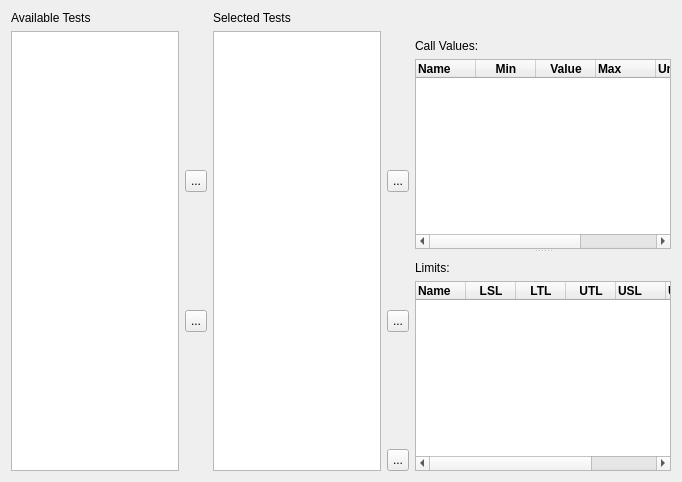
       <widget class="QWidget" name="testProgramTab">
        <attribute name="title">
         <string>Sequence</string>
        </attribute>
        <attribute name="toolTip">
         <string>Edit the test program propper</string>
        </attribute>
        <layout class="QGridLayout" name="gridLayout">
         <item row="0" column="1">
          <widget class="QLabel" name="availableLabel">
           <property name="text">
            <string>Available Tests</string>
           </property>
          </widget>
         </item>
         <item row="1" column="2">
          <layout class="QVBoxLayout" name="buttonsAddRemoveLayout">
           <item>
            <widget class="QLabel" name="label">
             <property name="sizePolicy">
              <sizepolicy hsizetype="Fixed" vsizetype="Fixed">
               <horstretch>0</horstretch>
               <verstretch>0</verstretch>
              </sizepolicy>
             </property>
             <property name="minimumSize">
              <size>
               <width>22</width>
               <height>22</height>
              </size>
             </property>
             <property name="maximumSize">
              <size>
               <width>22</width>
               <height>22</height>
              </size>
             </property>
             <property name="text">
              <string/>
             </property>
            </widget>
           </item>
           <item>
            <spacer name="verticalSpacer">
             <property name="orientation">
              <enum>Qt::Vertical</enum>
             </property>
             <property name="sizeHint" stdset="0">
              <size>
               <width>20</width>
               <height>40</height>
              </size>
             </property>
            </spacer>
           </item>
           <item>
            <widget class="QToolButton" name="testAdd">
             <property name="minimumSize">
              <size>
               <width>22</width>
               <height>22</height>
              </size>
             </property>
             <property name="maximumSize">
              <size>
               <width>22</width>
               <height>22</height>
              </size>
             </property>
             <property name="text">
              <string>...</string>
             </property>
            </widget>
           </item>
           <item>
            <spacer name="verticalSpacer_2">
             <property name="orientation">
              <enum>Qt::Vertical</enum>
             </property>
             <property name="sizeHint" stdset="0">
              <size>
               <width>20</width>
               <height>40</height>
              </size>
             </property>
            </spacer>
           </item>
           <item>
            <widget class="QToolButton" name="testRemove">
             <property name="minimumSize">
              <size>
               <width>22</width>
               <height>22</height>
              </size>
             </property>
             <property name="maximumSize">
              <size>
               <width>22</width>
               <height>22</height>
              </size>
             </property>
             <property name="text">
              <string>...</string>
             </property>
            </widget>
           </item>
           <item>
            <spacer name="verticalSpacer_3">
             <property name="orientation">
              <enum>Qt::Vertical</enum>
             </property>
             <property name="sizeHint" stdset="0">
              <size>
               <width>20</width>
               <height>40</height>
              </size>
             </property>
            </spacer>
           </item>
           <item>
            <widget class="QLabel" name="label_6">
             <property name="minimumSize">
              <size>
               <width>0</width>
               <height>22</height>
              </size>
             </property>
             <property name="maximumSize">
              <size>
               <width>22</width>
               <height>24</height>
              </size>
             </property>
             <property name="text">
              <string/>
             </property>
            </widget>
           </item>
          </layout>
         </item>
         <item row="1" column="4">
          <layout class="QVBoxLayout" name="buttonsUpDownExportLayout">
           <item>
            <widget class="QLabel" name="label_2">
             <property name="sizePolicy">
              <sizepolicy hsizetype="Fixed" vsizetype="Fixed">
               <horstretch>0</horstretch>
               <verstretch>0</verstretch>
              </sizepolicy>
             </property>
             <property name="minimumSize">
              <size>
               <width>22</width>
               <height>22</height>
              </size>
             </property>
             <property name="maximumSize">
              <size>
               <width>22</width>
               <height>22</height>
              </size>
             </property>
             <property name="text">
              <string/>
             </property>
            </widget>
           </item>
           <item>
            <spacer name="verticalSpacer_4">
             <property name="orientation">
              <enum>Qt::Vertical</enum>
             </property>
             <property name="sizeHint" stdset="0">
              <size>
               <width>20</width>
               <height>40</height>
              </size>
             </property>
            </spacer>
           </item>
           <item>
            <widget class="QToolButton" name="moveTestUp">
             <property name="minimumSize">
              <size>
               <width>22</width>
               <height>22</height>
              </size>
             </property>
             <property name="maximumSize">
              <size>
               <width>22</width>
               <height>22</height>
              </size>
             </property>
             <property name="text">
              <string>...</string>
             </property>
            </widget>
           </item>
           <item>
            <spacer name="verticalSpacer_5">
             <property name="orientation">
              <enum>Qt::Vertical</enum>
             </property>
             <property name="sizeHint" stdset="0">
              <size>
               <width>20</width>
               <height>40</height>
              </size>
             </property>
            </spacer>
           </item>
           <item>
            <widget class="QToolButton" name="moveTestDown">
             <property name="minimumSize">
              <size>
               <width>22</width>
               <height>22</height>
              </size>
             </property>
             <property name="maximumSize">
              <size>
               <width>22</width>
               <height>22</height>
              </size>
             </property>
             <property name="text">
              <string>...</string>
             </property>
            </widget>
           </item>
           <item>
            <spacer name="verticalSpacer_6">
             <property name="orientation">
              <enum>Qt::Vertical</enum>
             </property>
             <property name="sizeHint" stdset="0">
              <size>
               <width>20</width>
               <height>40</height>
              </size>
             </property>
            </spacer>
           </item>
           <item>
            <widget class="QToolButton" name="exportButton">
             <property name="minimumSize">
              <size>
               <width>22</width>
               <height>22</height>
              </size>
             </property>
             <property name="maximumSize">
              <size>
               <width>22</width>
               <height>22</height>
              </size>
             </property>
             <property name="text">
              <string>...</string>
             </property>
            </widget>
           </item>
          </layout>
         </item>
         <item row="1" column="3">
          <widget class="QListWidget" name="selectedTests">
           <property name="minimumSize">
            <size>
             <width>168</width>
             <height>0</height>
            </size>
           </property>
           <property name="maximumSize">
            <size>
             <width>165</width>
             <height>16777215</height>
            </size>
           </property>
           <property name="selectionMode">
            <enum>QAbstractItemView::ExtendedSelection</enum>
           </property>
          </widget>
         </item>
         <item row="0" column="3">
          <widget class="QLabel" name="selectedLabel">
           <property name="text">
            <string>Selected Tests</string>
           </property>
          </widget>
         </item>
         <item row="1" column="5">
          <widget class="QSplitter" name="testProgramLayout">
           <property name="orientation">
            <enum>Qt::Horizontal</enum>
           </property>
           <widget class="QSplitter" name="parametersLayout">
            <property name="orientation">
             <enum>Qt::Vertical</enum>
            </property>
            <widget class="QWidget" name="layoutWidget">
             <layout class="QVBoxLayout" name="inputParametersLayout">
              <item>
               <widget class="QLabel" name="parametersInputLabel">
                <property name="sizePolicy">
                 <sizepolicy hsizetype="Preferred" vsizetype="Fixed">
                  <horstretch>0</horstretch>
                  <verstretch>0</verstretch>
                 </sizepolicy>
                </property>
                <property name="minimumSize">
                 <size>
                  <width>0</width>
                  <height>22</height>
                 </size>
                </property>
                <property name="maximumSize">
                 <size>
                  <width>16777215</width>
                  <height>22</height>
                 </size>
                </property>
                <property name="text">
                 <string>Call Values:</string>
                </property>
                <property name="alignment">
                 <set>Qt::AlignBottom|Qt::AlignLeading|Qt::AlignLeft</set>
                </property>
               </widget>
              </item>
              <item>
               <widget class="QTableWidget" name="parametersInput">
                <property name="textElideMode">
                 <enum>Qt::ElideMiddle</enum>
                </property>
                <attribute name="horizontalHeaderDefaultSectionSize">
                 <number>60</number>
                </attribute>
                <column>
                 <property name="text">
                  <string>Name</string>
                 </property>
                 <property name="font">
                  <font>
                   <weight>75</weight>
                   <bold>true</bold>
                  </font>
                 </property>
                 <property name="textAlignment">
                  <set>AlignLeading|AlignVCenter</set>
                 </property>
                </column>
                <column>
                 <property name="text">
                  <string>Min</string>
                 </property>
                 <property name="font">
                  <font>
                   <weight>75</weight>
                   <bold>true</bold>
                  </font>
                 </property>
                </column>
                <column>
                 <property name="text">
                  <string>Value</string>
                 </property>
                 <property name="font">
                  <font>
                   <weight>75</weight>
                   <bold>true</bold>
                  </font>
                 </property>
                </column>
                <column>
                 <property name="text">
                  <string>Max</string>
                 </property>
                 <property name="toolTip">
                  <string>Maximum Value</string>
                 </property>
                 <property name="font">
                  <font>
                   <weight>75</weight>
                   <bold>true</bold>
                  </font>
                 </property>
                 <property name="textAlignment">
                  <set>AlignLeading|AlignVCenter</set>
                 </property>
                </column>
                <column>
                 <property name="text">
                  <string>Unit</string>
                 </property>
                 <property name="font">
                  <font>
                   <weight>75</weight>
                   <bold>true</bold>
                  </font>
                 </property>
                 <property name="textAlignment">
                  <set>AlignLeading|AlignVCenter</set>
                 </property>
                </column>
                <column>
                 <property name="text">
                  <string>fmt</string>
                 </property>
                 <property name="font">
                  <font>
                   <weight>75</weight>
                   <bold>true</bold>
                  </font>
                 </property>
                </column>
               </widget>
              </item>
             </layout>
            </widget>
            <widget class="QWidget" name="layoutWidget">
             <layout class="QVBoxLayout" name="outputParametersLayout">
              <item>
               <widget class="QLabel" name="parametersOutputLabel">
                <property name="sizePolicy">
                 <sizepolicy hsizetype="Preferred" vsizetype="Fixed">
                  <horstretch>0</horstretch>
                  <verstretch>0</verstretch>
                 </sizepolicy>
                </property>
                <property name="minimumSize">
                 <size>
                  <width>0</width>
                  <height>22</height>
                 </size>
                </property>
                <property name="maximumSize">
                 <size>
                  <width>16777215</width>
                  <height>22</height>
                 </size>
                </property>
                <property name="text">
                 <string>Limits:</string>
                </property>
                <property name="alignment">
                 <set>Qt::AlignBottom|Qt::AlignLeading|Qt::AlignLeft</set>
                </property>
               </widget>
              </item>
              <item>
               <widget class="QTableWidget" name="parametersOutput">
                <attribute name="horizontalHeaderDefaultSectionSize">
                 <number>50</number>
                </attribute>
                <column>
                 <property name="text">
                  <string>Name</string>
                 </property>
                 <property name="font">
                  <font>
                   <weight>75</weight>
                   <bold>true</bold>
                  </font>
                 </property>
                 <property name="textAlignment">
                  <set>AlignLeading|AlignVCenter</set>
                 </property>
                </column>
                <column>
                 <property name="text">
                  <string>LSL</string>
                 </property>
                 <property name="font">
                  <font>
                   <weight>75</weight>
                   <bold>true</bold>
                  </font>
                 </property>
                </column>
                <column>
                 <property name="text">
                  <string>LTL</string>
                 </property>
                 <property name="font">
                  <font>
                   <weight>75</weight>
                   <bold>true</bold>
                  </font>
                 </property>
                </column>
                <column>
                 <property name="text">
                  <string>UTL</string>
                 </property>
                 <property name="font">
                  <font>
                   <weight>75</weight>
                   <bold>true</bold>
                  </font>
                 </property>
                </column>
                <column>
                 <property name="text">
                  <string>USL</string>
                 </property>
                 <property name="toolTip">
                  <string>Upper Spec Limit</string>
                 </property>
                 <property name="font">
                  <font>
                   <weight>75</weight>
                   <bold>true</bold>
                  </font>
                 </property>
                 <property name="textAlignment">
                  <set>AlignLeading|AlignVCenter</set>
                 </property>
                </column>
                <column>
                 <property name="text">
                  <string>Unit</string>
                 </property>
                 <property name="font">
                  <font>
                   <weight>75</weight>
                   <bold>true</bold>
                  </font>
                 </property>
                 <property name="textAlignment">
                  <set>AlignLeading|AlignVCenter</set>
                 </property>
                </column>
                <column>
                 <property name="text">
                  <string>fmt</string>
                 </property>
                 <property name="font">
                  <font>
                   <weight>75</weight>
                   <bold>true</bold>
                  </font>
                 </property>
                </column>
               </widget>
              </item>
             </layout>
            </widget>
           </widget>
          </widget>
         </item>
         <item row="1" column="1">
          <widget class="QListWidget" name="availableTests">
           <property name="minimumSize">
            <size>
             <width>168</width>
             <height>0</height>
            </size>
           </property>
           <property name="maximumSize">
            <size>
             <width>165</width>
             <height>16777215</height>
            </size>
           </property>
           <property name="selectionMode">
            <enum>QAbstractItemView::ExtendedSelection</enum>
           </property>
          </widget>
         </item>
        </layout>
       </widget>
